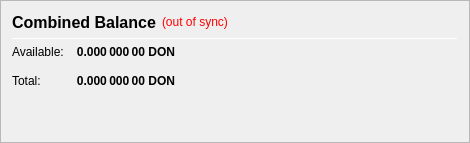
                   <widget class="QFrame" name="frame_CombinedBalances">
                    <property name="minimumSize">
                     <size>
                      <width>470</width>
                      <height>0</height>
                     </size>
                    </property>
                    <property name="frameShape">
                     <enum>QFrame::StyledPanel</enum>
                    </property>
                    <property name="frameShadow">
                     <enum>QFrame::Raised</enum>
                    </property>
                    <layout class="QVBoxLayout" name="verticalLayout_5">
                     <item>
                      <layout class="QHBoxLayout" name="horizontalLayout_5" stretch="0,0,0">
                       <item>
                        <widget class="QLabel" name="label_5z">
                         <property name="minimumSize">
                          <size>
                           <width>0</width>
                           <height>20</height>
                          </size>
                         </property>
                         <property name="font">
                          <font>
                           <pointsize>12</pointsize>
                           <weight>75</weight>
                           <bold>true</bold>
                          </font>
                         </property>
                         <property name="toolTip">
                          <string>Combined Balance (including unconfirmed and immature coins)</string>
                         </property>
                         <property name="text">
                          <string>Combined Balance</string>
                         </property>
                        </widget>
                       </item>
                       <item>
                        <widget class="QLabel" name="labelWalletStatus">
                         <property name="cursor">
                          <cursorShape>WhatsThisCursor</cursorShape>
                         </property>
                         <property name="toolTip">
                          <string>The displayed information may be out of date. Your wallet automatically synchronizes with the DON network after a connection is established, but this process has not completed yet.</string>
                         </property>
                         <property name="styleSheet">
                          <string notr="true">QLabel { color: red; }</string>
                         </property>
                         <property name="text">
                          <string notr="true">(out of sync)</string>
                         </property>
                         <property name="alignment">
                          <set>Qt::AlignLeading|Qt::AlignLeft|Qt::AlignVCenter</set>
                         </property>
                        </widget>
                       </item>
                       <item>
                        <spacer name="horizontalSpacer_1">
                         <property name="orientation">
                          <enum>Qt::Horizontal</enum>
                         </property>
                         <property name="sizeHint" stdset="0">
                          <size>
                           <width>40</width>
                           <height>20</height>
                          </size>
                         </property>
                        </spacer>
                       </item>
                      </layout>
                     </item>
                     <item>
                      <widget class="Line" name="line_CombinedBalance">
                       <property name="minimumSize">
                        <size>
                         <width>0</width>
                         <height>1</height>
                        </size>
                       </property>
                       <property name="maximumSize">
                        <size>
                         <width>16777215</width>
                         <height>1</height>
                        </size>
                       </property>
                       <property name="orientation">
                        <enum>Qt::Horizontal</enum>
                       </property>
                      </widget>
                     </item>
                     <item>
                      <layout class="QGridLayout" name="gridLayout_3">
                       <property name="spacing">
                        <number>12</number>
                       </property>
                       <item row="1" column="0">
                        <widget class="QLabel" name="labelBalanceTextz">
                         <property name="text">
                          <string>Available:</string>
                         </property>
                        </widget>
                       </item>
                       <item row="1" column="1">
                        <widget class="QLabel" name="labelBalancez">
                         <property name="font">
                          <font>
                           <weight>75</weight>
                           <bold>true</bold>
                          </font>
                         </property>
                         <property name="cursor">
                          <cursorShape>IBeamCursor</cursorShape>
                         </property>
                         <property name="toolTip">
                          <string>Your current spendable balance</string>
                         </property>
                         <property name="text">
                          <string notr="true">0.000 000 00 DON</string>
                         </property>
                         <property name="alignment">
                          <set>Qt::AlignRight|Qt::AlignTrailing|Qt::AlignVCenter</set>
                         </property>
                         <property name="textInteractionFlags">
                          <set>Qt::LinksAccessibleByMouse|Qt::TextSelectableByKeyboard|Qt::TextSelectableByMouse</set>
                         </property>
                        </widget>
                       </item>
                       <item row="2" column="0">
                        <widget class="QLabel" name="labelTotalTextz">
                         <property name="text">
                          <string>Total:</string>
                         </property>
                        </widget>
                       </item>
                       <item row="2" column="1">
                        <widget class="QLabel" name="labelTotalz">
                         <property name="font">
                          <font>
                           <weight>75</weight>
                           <bold>true</bold>
                          </font>
                         </property>
                         <property name="cursor">
                          <cursorShape>IBeamCursor</cursorShape>
                         </property>
                         <property name="toolTip">
                          <string>Total Balance, including all unavailable coins.</string>
                         </property>
                         <property name="text">
                          <string notr="true">0.000 000 00 DON</string>
                         </property>
                         <property name="alignment">
                          <set>Qt::AlignRight|Qt::AlignTrailing|Qt::AlignVCenter</set>
                         </property>
                         <property name="textInteractionFlags">
                          <set>Qt::LinksAccessibleByMouse|Qt::TextSelectableByKeyboard|Qt::TextSelectableByMouse</set>
                         </property>
                        </widget>
                       </item>
                       <item row="2" column="3">
                        <spacer name="horizontalSpacer_2">
                         <property name="orientation">
                          <enum>Qt::Horizontal</enum>
                         </property>
                         <property name="sizeHint" stdset="0">
                          <size>
                           <width>40</width>
                           <height>20</height>
                          </size>
                         </property>
                        </spacer>
                       </item>
                      </layout>
                     </item>
                     <item>
                      <spacer name="verticalSpacer_1">
                       <property name="orientation">
                        <enum>Qt::Vertical</enum>
                       </property>
                       <property name="sizeHint" stdset="0">
                        <size>
                         <width>20</width>
                         <height>40</height>
                        </size>
                       </property>
                      </spacer>
                     </item>
                    </layout>
                   </widget>
